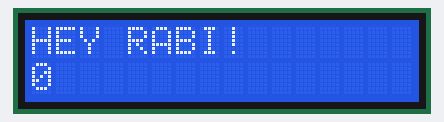
The sketch below on a simulated Arduino Uno, built with avr-gcc and run on an emulated ATmega328P. On the bench: 16×2 character LCD.

Above: at 0.1 s.
At 4.1 s:
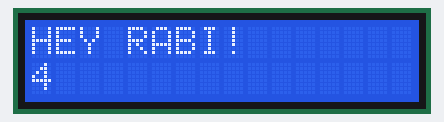
At 9.1 s:
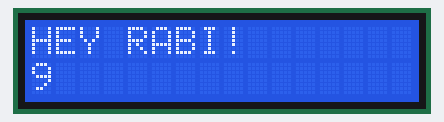
At 19.1 s:
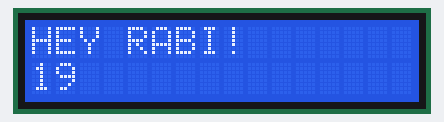
At 29.1 s:
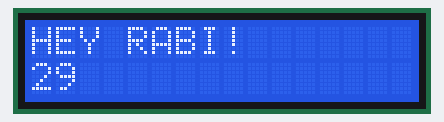
At 39.1 s:
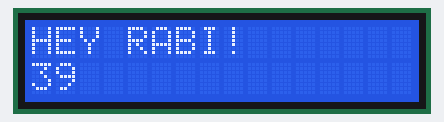

The sketch:

CODING_lcd_DISPLAY.ino
```cpp
#include <LiquidCrystal.h>

LiquidCrystal lcd(9,8,4,5,6,7);

void setup() {
  // put your setup code here, to run once:
lcd.begin(16,2);
lcd.print("HEY RABI!");
}

void loop() {
  // put your main code here, to run repeatedly:
 lcd.setCursor(0,1);
 lcd.print(millis() / 1000);
}
```

Measured:
- what the display in image 1 shows lasts 1.0 s, from 4.0 s to 5.0 s
